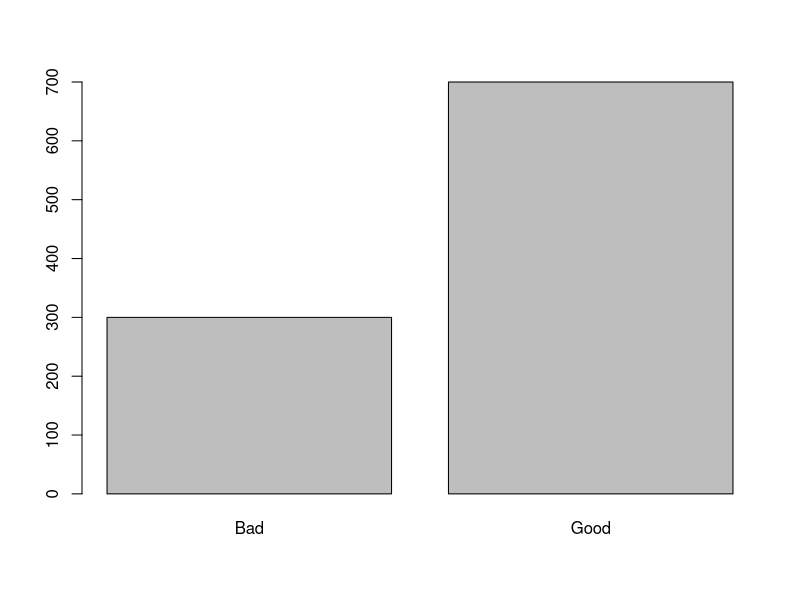
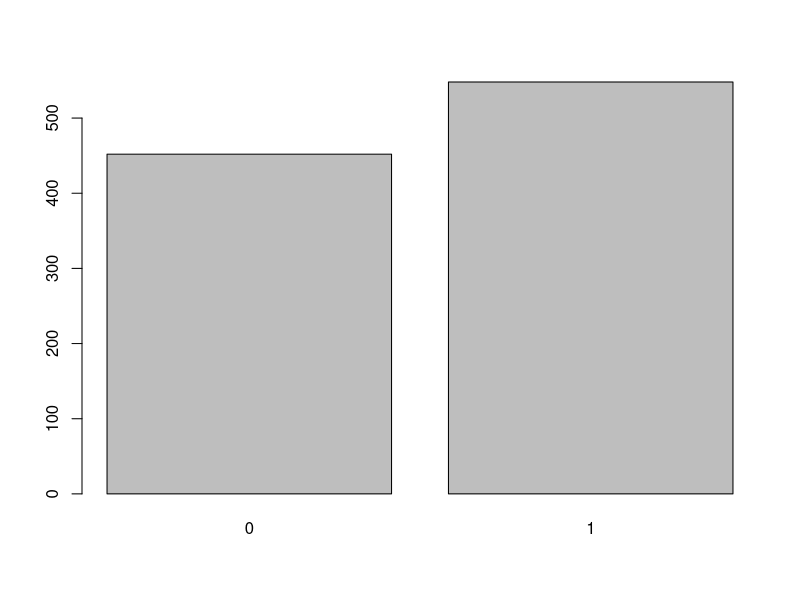
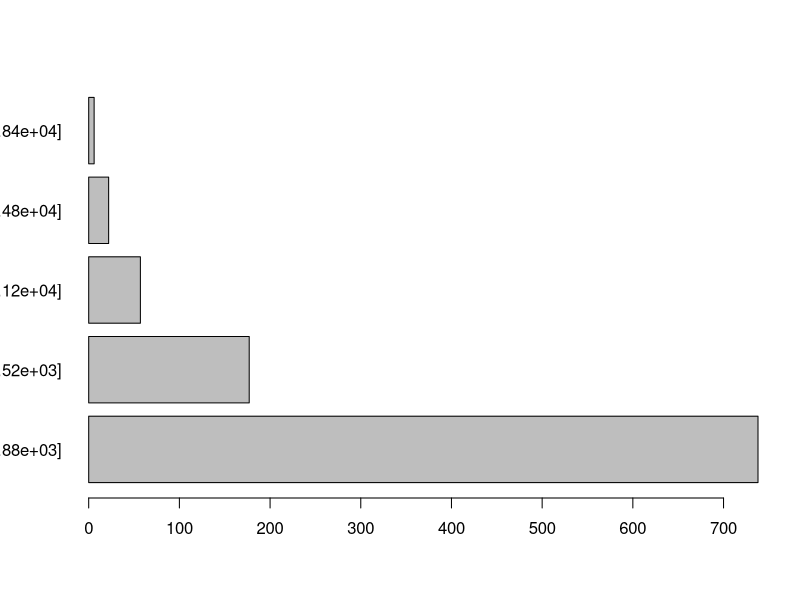
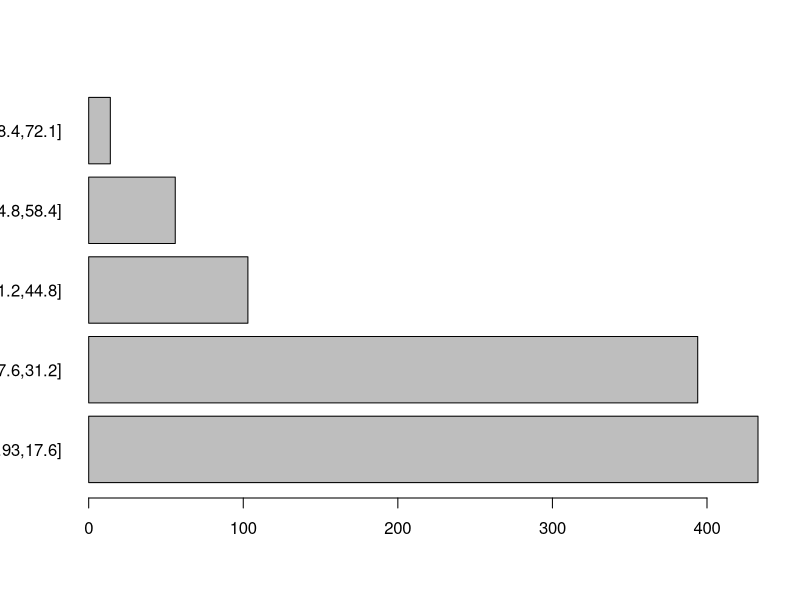
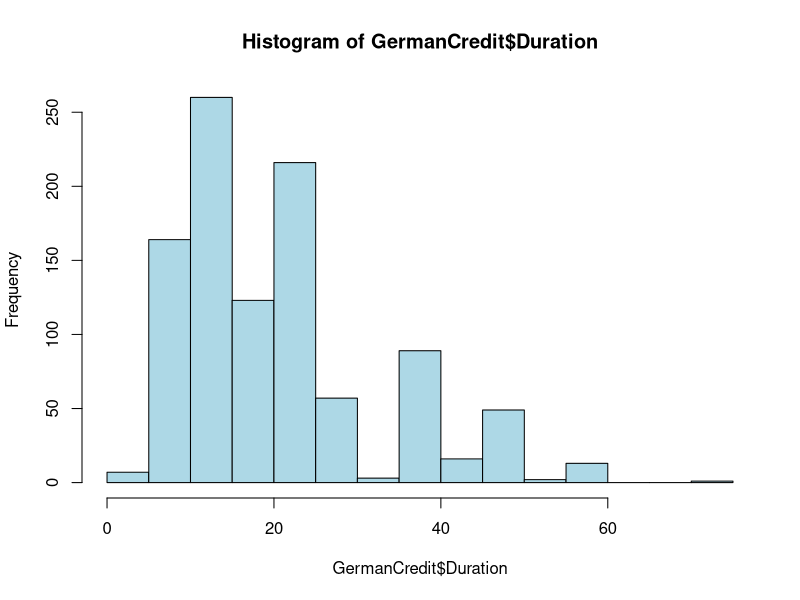
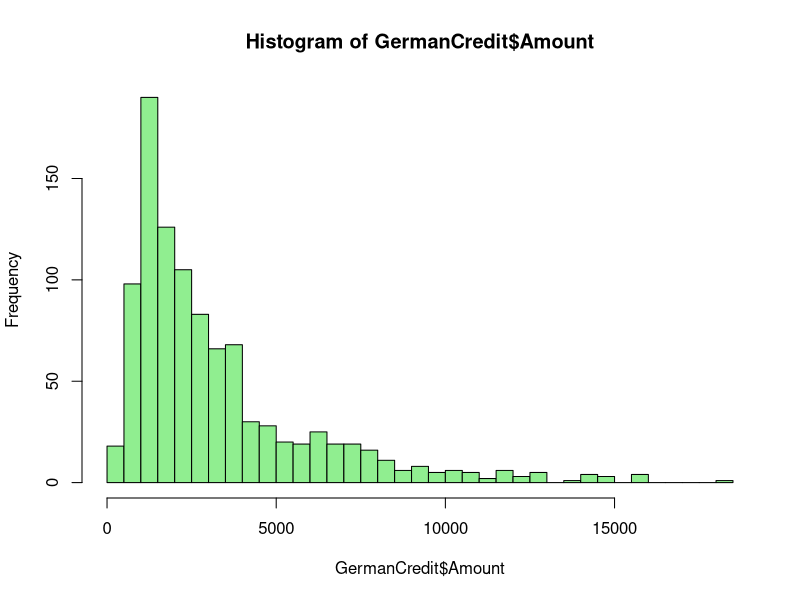
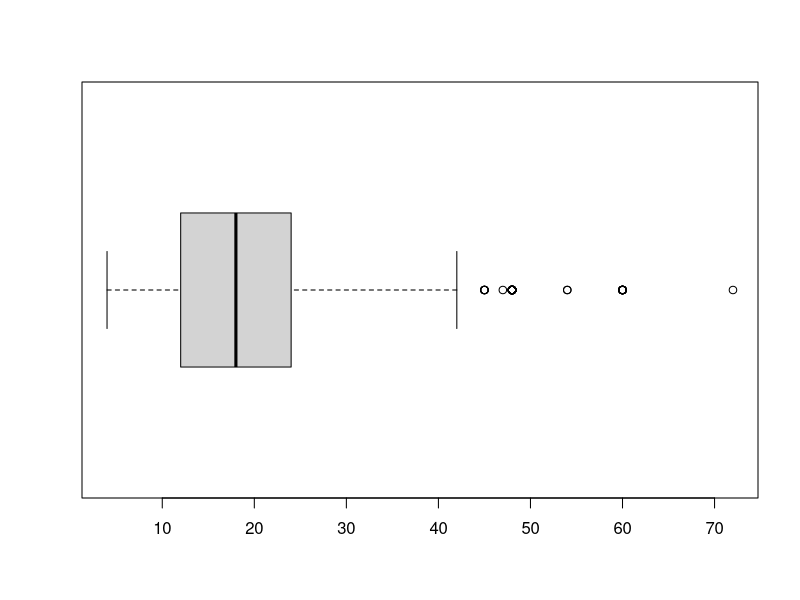
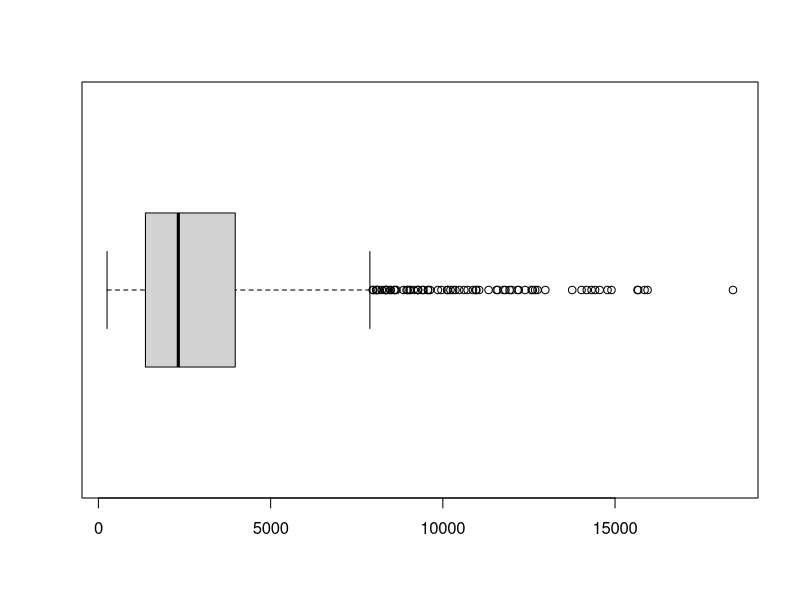

These charts were generated, in order, by the following R code:
## ---- chunk 1

# Load the set
library(caret)
data(GermanCredit)

## ---- chunk 2
# Let's see what our columns look like
head(GermanCredit[, c("Duration", "Amount", "Class", "Personal.Male.Single")], 10)
## ---- chunk 3
# Contingency tables for discrete variables
table(GermanCredit$Class)
table(GermanCredit$Personal.Male.Single)

# Contingency tables for continuous variables (in intervals)
table(cut(GermanCredit$Duration, 4))
table(cut(GermanCredit$Amount, 4))

# Summaries for continuous variables
summary(GermanCredit$Duration)
summary(GermanCredit$Amount)
## ---- chunk 4

# The majority of credits were paid
classTable = table(GermanCredit$Class)
barplot(classTable)

# Most single males paid the credit
singleMaleTable = table(GermanCredit$Personal.Male.Single)
barplot(singleMaleTable)

amountTable = table(cut(GermanCredit$Amount, 5))
barplot(amountTable, horiz=TRUE, las=1)

durationTable = table(cut(GermanCredit$Duration, 5))
barplot(durationTable, horiz=TRUE, las=1)

## ---- chunk 5
# Credits were rather short
hist(GermanCredit$Duration, col="lightblue")
# And small...
hist(GermanCredit$Amount, 50, col="lightgreen")
## ---- chunk 6
# Boxplots confirm what we observed on the histograms
boxplot(GermanCredit$Duration, horizontal=TRUE)
boxplot(GermanCredit$Amount, horizontal=TRUE)
## ---- chunk 7
singleMaleClassTable = table(GermanCredit$Class, GermanCredit$Personal.Male.Single)
singleMaleClassTable
prop.table(singleMaleClassTable, 1)

amountClassTable = table(GermanCredit$Class, cut(GermanCredit$Amount, 6))
amountClassTable
round(100*prop.table(amountClassTable, 1), 1)

durationClassTable = table(GermanCredit$Class, cut(GermanCredit$Duration, 6))
durationClassTable
round(100*prop.table(durationClassTable, 1), 1)
## ---- chunk 8
# Quantiles for amount in two classes: Bad and Good
by(GermanCredit$Amount, GermanCredit$Class, summary)

# Quantiles for duration in two classes: Bad and Good
by(GermanCredit$Duration, GermanCredit$Class, summary)
## ---- chunk 9
# Most single males paid the credit:
singleMaleClassTable = table(GermanCredit$Class, GermanCredit$Personal.Male.Single)
mosaicplot(singleMaleClassTable, main="Single males vs. Class", color = c("lightblue", "lightgreen"))

durationClassTable = table(GermanCredit$Class, cut(GermanCredit$Duration, c(0, 9, 15, 24), c("Short", "Average", "Long")))
mosaicplot(durationClassTable, main="Duration vs. Class", color = c("lightblue", "lightgreen"))

amountClassTable = table(GermanCredit$Class, cut(GermanCredit$Amount, c(0, 5000, 10000, 20000), c("Small", "Average", "Big")))
mosaicplot(amountClassTable, main="Credit amount vs. Class", color = c("lightblue", "lightgreen"))
## ---- chunk 10
# Distribution of amount in classes Good and Bad
boxplot(GermanCredit$Amount ~ GermanCredit$Class, horizontal = TRUE)
# Distribution of Duration in classes Good and Bad
boxplot(GermanCredit$Duration ~ GermanCredit$Class, horizontal = TRUE)
## ---- chunk 11
library(vioplot)
par(mar=c(5,5,2,2))
# Relation between Duration and Amount - the majority of credits over 5000 where for ~ 25-40 months
vioplot(GermanCredit$Duration[GermanCredit$Amount < 5000],
        GermanCredit$Duration[GermanCredit$Amount >= 5000])
